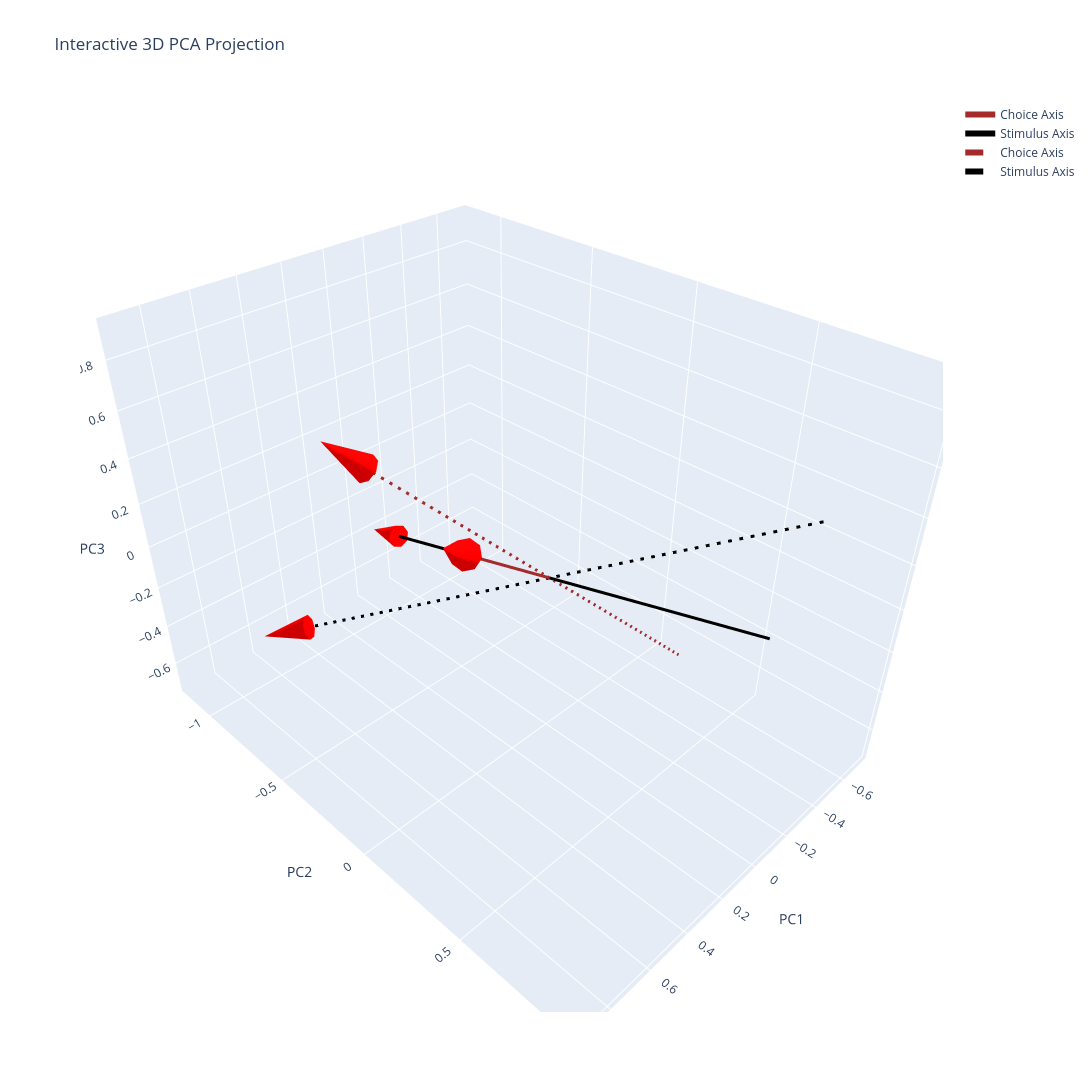
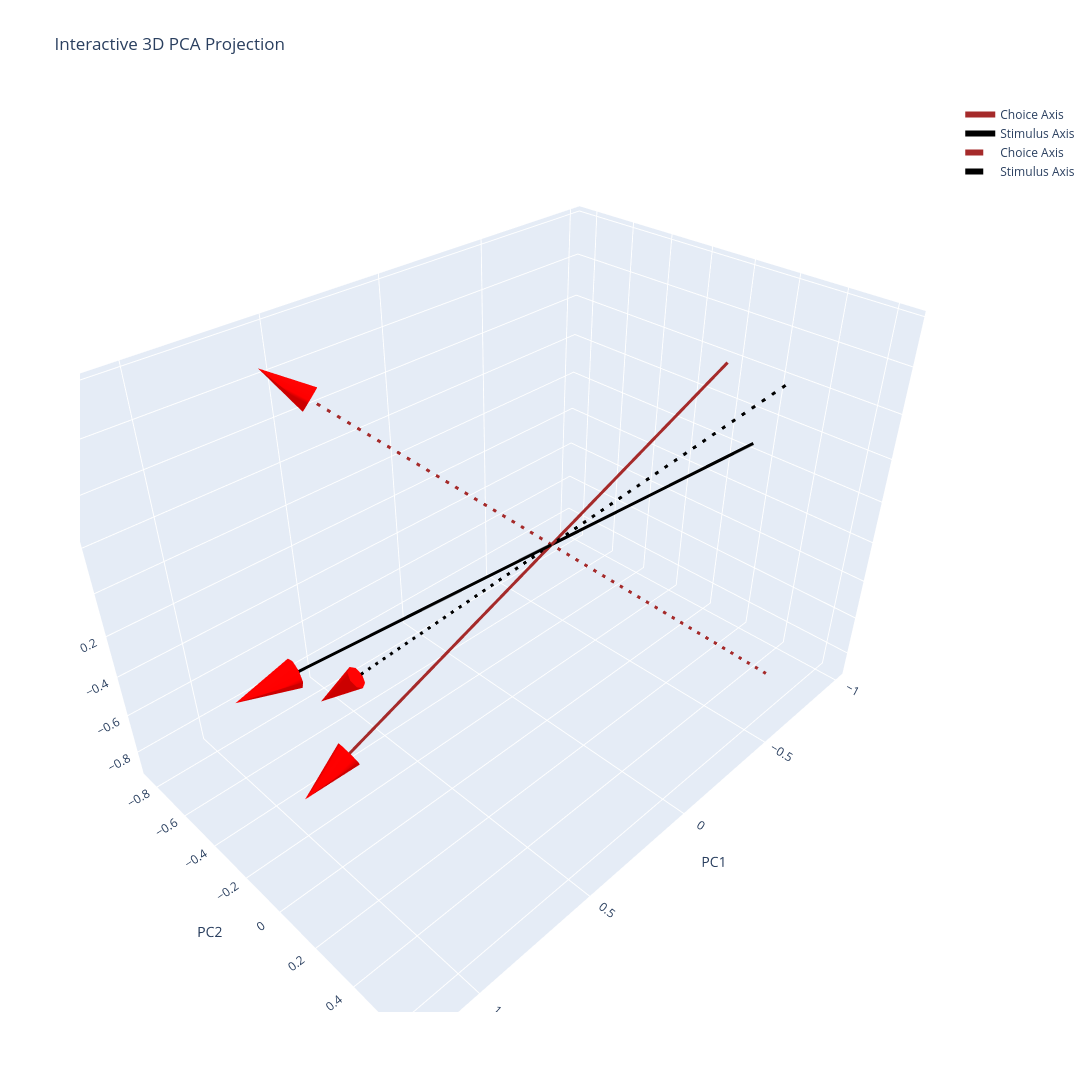

The code cell stored with these charts, in order, in its notebook:
### Code cell
fig = go.Figure()
RF = 'toRF'
add_axis_arrow(fig, globals()[f"choice_axis_proj_{RF}"]["biased_state"][alignment],    color = 'brown',legend='Choice Axis')
add_axis_arrow(fig, globals()[f"stimulus_axis_proj_{RF}"]["biased_state"][alignment],  color = 'black',legend='Stimulus Axis')
add_axis_arrow(fig, globals()[f"choice_axis_proj_{RF}"]["unbiased_state"][alignment],  color = 'brown',dash="dash",legend='Choice Axis')
add_axis_arrow(fig, globals()[f"stimulus_axis_proj_{RF}"]["unbiased_state"][alignment],color = 'black',dash="dash",legend='Stimulus Axis')
# add_axis_arrow(fig, globals()[f"choice_axis_proj_{RF}"]["biased_state"][alignment] - globals()[f"stimulus_axis_proj_{RF}"]["biased_state"][alignment],color = 'brown',legend='Stimulus Axis')
# add_axis_arrow(fig, globals()[f"choice_axis_proj_{RF}"]["unbiased_state"][alignment] - globals()[f"stimulus_axis_proj_{RF}"]["unbiased_state"][alignment],color = 'black',dash="dash",legend='Stimulus Axis')

# Set plot labels
fig.update_layout(
    width = 1600,
    height= 1200,
    scene=dict(
        xaxis_title="PC1",
        yaxis_title="PC2",
        zaxis_title="PC3"
    ),
    title="Interactive 3D PCA Projection"
)
fig.show()


fig = go.Figure()
RF = 'awayRF'
add_axis_arrow(fig, globals()[f"choice_axis_proj_{RF}"]["biased_state"][alignment],    color = 'brown',legend='Choice Axis')
add_axis_arrow(fig, globals()[f"stimulus_axis_proj_{RF}"]["biased_state"][alignment],  color = 'black',legend='Stimulus Axis')
add_axis_arrow(fig, globals()[f"choice_axis_proj_{RF}"]["unbiased_state"][alignment],  color = 'brown',dash="dash",legend='Choice Axis')
add_axis_arrow(fig, globals()[f"stimulus_axis_proj_{RF}"]["unbiased_state"][alignment],color = 'black',dash="dash",legend='Stimulus Axis')
# add_axis_arrow(fig, globals()[f"choice_axis_proj_{RF}"]["biased_state"][alignment] - globals()[f"stimulus_axis_proj_{RF}"]["biased_state"][alignment],color = 'brown',legend='Stimulus Axis')
# add_axis_arrow(fig, globals()[f"choice_axis_proj_{RF}"]["unbiased_state"][alignment] - globals()[f"stimulus_axis_proj_{RF}"]["unbiased_state"][alignment],color = 'black',dash="dash",legend='Stimulus Axis')

# Set plot labels
fig.update_layout(
    width = 1600,
    height= 1200,
    scene=dict(
        xaxis_title="PC1",
        yaxis_title="PC2",
        zaxis_title="PC3"
    ),
    title="Interactive 3D PCA Projection"
)
fig.show()

### Figure 1 — Plotly figure (JSON) as saved in the notebook; plotly's stock layout.template omitted (floating-point values rounded to 4 significant figures)
{"data": [{"line": {"color": "brown", "dash": "solid", "width": 6}, "mode": "lines", "name": "Choice Axis", "type": "scatter3d", "x": [-0.714, 0.714], "y": [-0.3142, 0.3142], "z": [-0.6256, 0.6256]}, {"anchor": "tail", "colorscale": [[0, "red"], [1, "red"]], "showscale": false, "sizemode": "absolute", "sizeref": 0.2, "type": "cone", "u": [0.714], "v": [0.3142], "w": [0.6256], "x": [0.714], "y": [0.3142], "z": [0.6256]}, {"line": {"color": "black", "dash": "solid", "width": 6}, "mode": "lines", "name": "Stimulus Axis", "type": "scatter3d", "x": [0.06033, -0.06033], "y": [0.9489, -0.9489], "z": [0.3099, -0.3099]}, {"anchor": "tail", "colorscale": [[0, "red"], [1, "red"]], "showscale": false, "sizemode": "absolute", "sizeref": 0.2, "type": "cone", "u": [-0.06033], "v": [-0.9489], "w": [-0.3099], "x": [-0.06033], "y": [-0.9489], "z": [-0.3099]}, {"line": {"color": "brown", "dash": "dash", "width": 6}, "mode": "lines", "name": "Choice Axis", "type": "scatter3d", "x": [-0.6925, 0.6925], "y": [0.1468, -0.1468], "z": [-0.7063, 0.7063]}, {"anchor": "tail", "colorscale": [[0, "red"], [1, "red"]], "showscale": false, "sizemode": "absolute", "sizeref": 0.2, "type": "cone", "u": [0.6925], "v": [-0.1468], "w": [0.7063], "x": [0.6925], "y": [-0.1468], "z": [0.7063]}, {"line": {"color": "black", "dash": "dash", "width": 6}, "mode": "lines", "name": "Stimulus Axis", "type": "scatter3d", "x": [-0.6043, 0.6043], "y": [0.7282, -0.7282], "z": [0.3233, -0.3233]}, {"anchor": "tail", "colorscale": [[0, "red"], [1, "red"]], "showscale": false, "sizemode": "absolute", "sizeref": 0.2, "type": "cone", "u": [0.6043], "v": [-0.7282], "w": [-0.3233], "x": [0.6043], "y": [-0.7282], "z": [-0.3233]}], "layout": {"height": 1200, "scene": {"xaxis": {"title": {"text": "PC1"}}, "yaxis": {"title": {"text": "PC2"}}, "zaxis": {"title": {"text": "PC3"}}}, "title": {"text": "Interactive 3D PCA Projection"}, "width": 1600}}

### Figure 2 — Plotly figure (JSON) as saved in the notebook; plotly's stock layout.template omitted (floating-point values rounded to 4 significant figures)
{"data": [{"line": {"color": "brown", "dash": "solid", "width": 6}, "mode": "lines", "name": "Choice Axis", "type": "scatter3d", "x": [-0.8951, 0.8951], "y": [0.04121, -0.04121], "z": [0.444, -0.444]}, {"anchor": "tail", "colorscale": [[0, "red"], [1, "red"]], "showscale": false, "sizemode": "absolute", "sizeref": 0.2, "type": "cone", "u": [0.8951], "v": [-0.04121], "w": [-0.444], "x": [0.8951], "y": [-0.04121], "z": [-0.444]}, {"line": {"color": "black", "dash": "solid", "width": 6}, "mode": "lines", "name": "Stimulus Axis", "type": "scatter3d", "x": [-0.9867, 0.9867], "y": [0.1473, -0.1473], "z": [0.0692, -0.0692]}, {"anchor": "tail", "colorscale": [[0, "red"], [1, "red"]], "showscale": false, "sizemode": "absolute", "sizeref": 0.2, "type": "cone", "u": [0.9867], "v": [-0.1473], "w": [-0.0692], "x": [0.9867], "y": [-0.1473], "z": [-0.0692]}, {"line": {"color": "brown", "dash": "dash", "width": 6}, "mode": "lines", "name": "Choice Axis", "type": "scatter3d", "x": [-0.4999, 0.4999], "y": [0.6519, -0.6519], "z": [-0.5702, 0.5702]}, {"anchor": "tail", "colorscale": [[0, "red"], [1, "red"]], "showscale": false, "sizemode": "absolute", "sizeref": 0.2, "type": "cone", "u": [0.4999], "v": [-0.6519], "w": [0.5702], "x": [0.4999], "y": [-0.6519], "z": [0.5702]}, {"line": {"color": "black", "dash": "dash", "width": 6}, "mode": "lines", "name": "Stimulus Axis", "type": "scatter3d", "x": [-0.516, 0.516], "y": [0.5316, -0.5316], "z": [0.6717, -0.6717]}, {"anchor": "tail", "colorscale": [[0, "red"], [1, "red"]], "showscale": false, "sizemode": "absolute", "sizeref": 0.2, "type": "cone", "u": [0.516], "v": [-0.5316], "w": [-0.6717], "x": [0.516], "y": [-0.5316], "z": [-0.6717]}], "layout": {"height": 1200, "scene": {"xaxis": {"title": {"text": "PC1"}}, "yaxis": {"title": {"text": "PC2"}}, "zaxis": {"title": {"text": "PC3"}}}, "title": {"text": "Interactive 3D PCA Projection"}, "width": 1600}}
